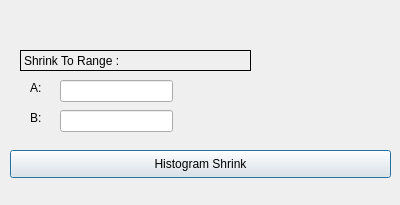
<?xml version="1.0" encoding="UTF-8"?>
<ui version="4.0">
 <class>Dialog</class>
 <widget class="QDialog" name="Dialog">
  <property name="geometry">
   <rect>
    <x>0</x>
    <y>0</y>
    <width>400</width>
    <height>205</height>
   </rect>
  </property>
  <property name="windowTitle">
   <string>Dialog</string>
  </property>
  <widget class="QLabel" name="A_lable">
   <property name="geometry">
    <rect>
     <x>30</x>
     <y>80</y>
     <width>55</width>
     <height>16</height>
    </rect>
   </property>
   <property name="text">
    <string>A:</string>
   </property>
  </widget>
  <widget class="QLabel" name="Shrink_lable">
   <property name="geometry">
    <rect>
     <x>20</x>
     <y>50</y>
     <width>231</width>
     <height>21</height>
    </rect>
   </property>
   <property name="cursor">
    <cursorShape>IBeamCursor</cursorShape>
   </property>
   <property name="mouseTracking">
    <bool>false</bool>
   </property>
   <property name="autoFillBackground">
    <bool>true</bool>
   </property>
   <property name="frameShape">
    <enum>QFrame::Box</enum>
   </property>
   <property name="text">
    <string>Shrink To Range :</string>
   </property>
  </widget>
  <widget class="QLineEdit" name="B_val">
   <property name="geometry">
    <rect>
     <x>60</x>
     <y>110</y>
     <width>113</width>
     <height>22</height>
    </rect>
   </property>
   <property name="autoFillBackground">
    <bool>false</bool>
   </property>
   <property name="text">
    <string/>
   </property>
   <property name="clearButtonEnabled">
    <bool>true</bool>
   </property>
  </widget>
  <widget class="QLineEdit" name="A_val">
   <property name="geometry">
    <rect>
     <x>60</x>
     <y>80</y>
     <width>113</width>
     <height>22</height>
    </rect>
   </property>
   <property name="autoFillBackground">
    <bool>false</bool>
   </property>
   <property name="text">
    <string/>
   </property>
   <property name="clearButtonEnabled">
    <bool>true</bool>
   </property>
  </widget>
  <widget class="QPushButton" name="Histogram_Shrink_button">
   <property name="geometry">
    <rect>
     <x>10</x>
     <y>150</y>
     <width>381</width>
     <height>28</height>
    </rect>
   </property>
   <property name="text">
    <string>Histogram Shrink</string>
   </property>
  </widget>
  <widget class="QLabel" name="B_lable">
   <property name="geometry">
    <rect>
     <x>30</x>
     <y>110</y>
     <width>55</width>
     <height>16</height>
    </rect>
   </property>
   <property name="text">
    <string>B:</string>
   </property>
  </widget>
 </widget>
 <resources/>
 <connections/>
</ui>
